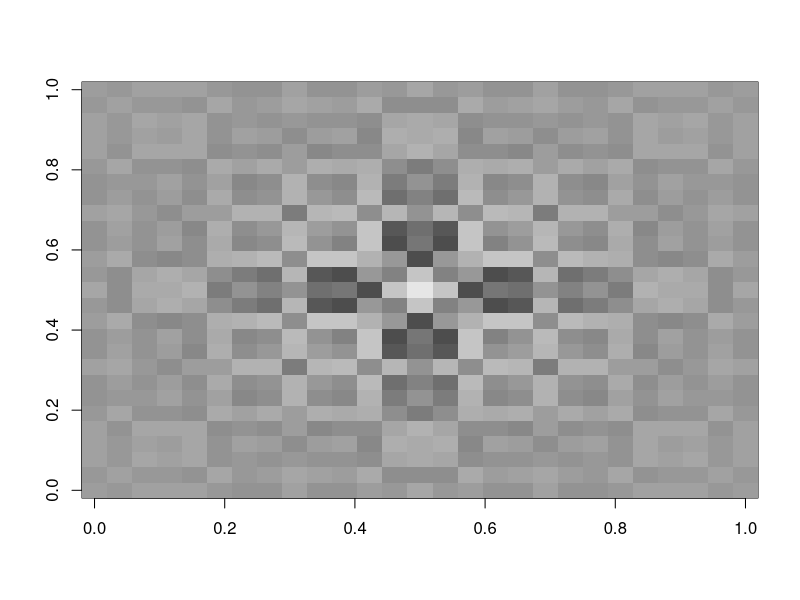
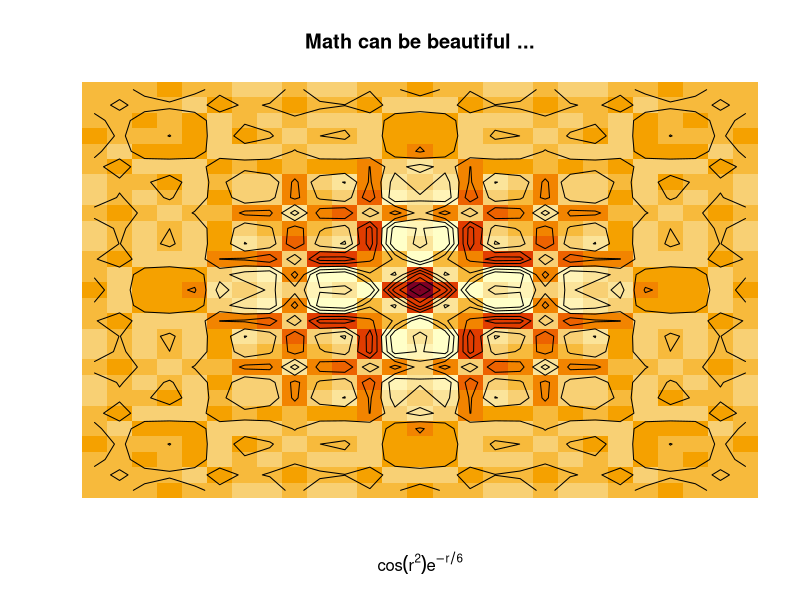

Generate these figures, in order, with R:
## ---- chunk 1
knitr::opts_chunk$set(echo = TRUE)
## ---- chunk 2
library(palmerpenguins)
## ---- chunk 3
require("grDevices") # for colours
x <- y <- seq(-4*pi, 4*pi, length.out = 27)
r <- sqrt(outer(x^2, y^2, "+"))
image(z = z <- cos(r^2)*exp(-r/6), col = gray.colors(33))
image(z, axes = FALSE, main = "Math can be beautiful ...",
      xlab = expression(cos(r^2) * e^{-r/6}))
contour(z, add = TRUE, drawlabels = FALSE)
